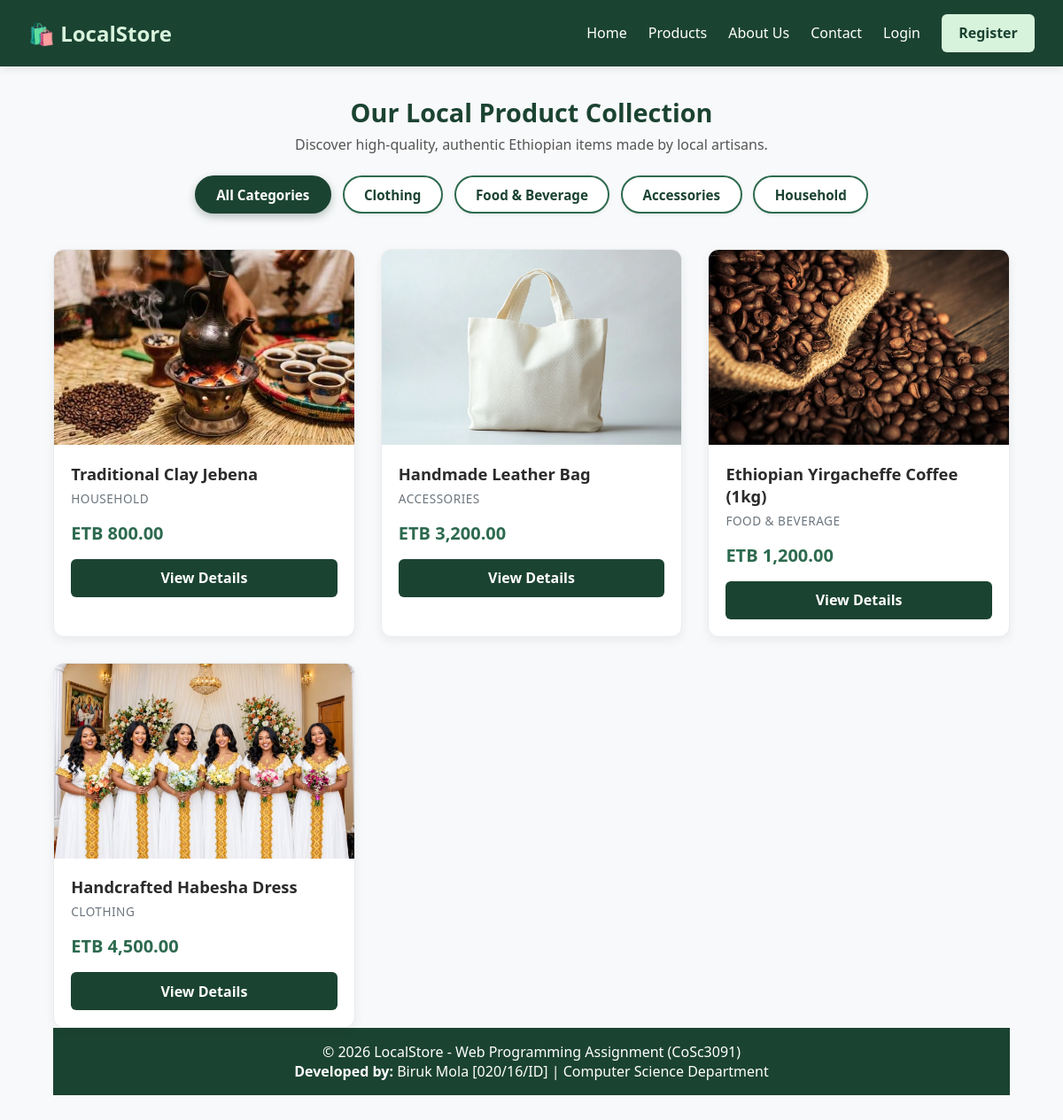
/products.php, run on the app's committed database.
### tables this page shows
CREATE TABLE `products` (
  `id` int(11) NOT NULL,
  `title` varchar(150) NOT NULL,
  `description` text NOT NULL,
  `price` decimal(10,2) NOT NULL,
  `category` varchar(50) NOT NULL,
  `image_url` varchar(255) DEFAULT 'default_product.jpg',
  `created_at` timestamp NOT NULL DEFAULT current_timestamp()
);

### products.php (the view)
<?php
require_once 'db.php';
require_once 'header.php';
$category = isset($_GET['category']) ? trim($_GET['category']) : '';
try {
    if (!empty($category)) {
        $stmt = $pdo->prepare("SELECT * FROM products WHERE category = :category ORDER BY id DESC");
        $stmt->execute(['category' => $category]);
    } else {
        $stmt = $pdo->query("SELECT * FROM products ORDER BY id DESC");
    }
    $products = $stmt->fetchAll();
    $catStmt = $pdo->query("SELECT DISTINCT category FROM products");
    $categories = $catStmt->fetchAll(PDO::FETCH_COLUMN);
} catch (PDOException $e) {
    $products = [];
    $categories = [];
}
?>
<div class="products-header">
    <h2>Our Local Product Collection</h2>
    <p>Discover high-quality, authentic Ethiopian items made by local artisans.</p>
</div>
<div class="category-filter-section">
    <div class="category-filter">
        <a href="products.php" class="filter-btn <?= empty($category) ? 'active' : '' ?>">All Categories</a>
        <?php foreach ($categories as $cat): ?>
            <a href="products.php?category=<?= urlencode($cat) ?>" class="filter-btn <?= $category === $cat ? 'active' : '' ?>">
                <?= htmlspecialchars($cat) ?>
            </a>
        <?php endforeach; ?>
    </div>
</div>
<div class="product-grid">
    <?php if (!empty($products)): ?>
        <?php foreach ($products as $product): ?>
            <div class="product-card">
                <img src="images/<?= htmlspecialchars($product['image_url']); ?>" alt="<?= htmlspecialchars($product['title']); ?>" class="product-img">
                <div class="product-info">
                    <h3><?= htmlspecialchars($product['title']); ?></h3>
                    <p class="category"><?= htmlspecialchars($product['category']); ?></p>
                    <p class="price">ETB <?= number_format($product['price'], 2); ?></p>
                    <a href="product_details.php?id=<?= $product['id']; ?>" class="btn-secondary">View Details</a>
                </div>
            </div>
        <?php endforeach; ?>
    <?php else: ?>
        <p>No products found in this category.</p>
    <?php endif; ?>
</div>
<?php require_once 'footer.php'; ?>

### header.php (shortened to what this page needs)
<!DOCTYPE html>
<html lang="en">
<head>
    <link rel="stylesheet" href="css/style.css">
</head>
<body>
    <header class="navbar">
        <div class="logo">
            <a href="index.php">🛍️ LocalStore</a>
        </div>
        <nav>
            <ul class="nav-links">
                <li><a href="index.php">Home</a></li>
                <li><a href="products.php">Products</a></li>
                <li><a href="about.php">About Us</a></li>
                <li><a href="contact.php">Contact</a></li>
                <?php if (isset($_SESSION['user_id'])): ?>
                    <li><a href="logout.php" class="btn-logout">Logout (<?= htmlspecialchars($_SESSION['username']); ?>)</a></li>
                <?php else: ?>
                    <li><a href="login.php">Login</a></li>
                    <li><a href="register.php" class="btn-register">Register</a></li>
                <?php endif; ?>
            </ul>
        </nav>
    </header>
    <main class="container">

### footer.php (shortened to what this page needs)
<footer class="footer">
    <p>&copy; 2026 LocalStore - Web Programming Assignment (CoSc3091)</p>
    <p><strong>Developed by:</strong> Biruk Mola [020/16/ID] | Computer Science Department</p>
</footer>
</body>
</html>

### css/style.css (style rules this page uses)
* { box-sizing: border-box; margin: 0; padding: 0; font-family: 'Segoe UI', Tahoma, Geneva, Verdana, sans-serif; }
body { background-color: #f8f9fa; color: #333; display: flex; flex-direction: column; min-height: 100vh; }
.navbar { background-color: #1b4332; color: white; display: flex; justify-content: space-between; align-items: center; padding: 1rem 2rem; box-shadow: 0 2px 10px rgba(0,0,0,0.1); }
.navbar .logo a { color: #d8f3dc; font-size: 1.5rem; font-weight: bold; text-decoration: none; }
.nav-links { list-style: none; display: flex; gap: 1.5rem; align-items: center; }
.nav-links a { color: white; text-decoration: none; transition: color 0.3s; }
.container { width: 90%; max-width: 1200px; margin: 2rem auto; flex: 1; }
.products-header { text-align: center; margin-bottom: 1.5rem; }
.products-header h2 { color: #1b4332; font-size: 1.8rem; margin-bottom: 0.4rem; }
.products-header p { color: #555; font-size: 1rem; }
.category-filter-section { margin: 1.5rem 0 2.5rem 0; text-align: center; }
.category-filter { display: flex; justify-content: center; align-items: center; gap: 0.8rem; flex-wrap: wrap; }
.filter-btn { display: inline-block; padding: 0.6rem 1.4rem; background-color: #ffffff; color: #1b4332; border: 2px solid #2d6a4f; border-radius: 25px; font-weight: 600; font-size: 0.95rem; text-decoration: none; transition: all 0.3s ease; box-shadow: 0 2px 5px rgba(0,0,0,0.05); }
.filter-btn.active { background-color: #1b4332; color: #ffffff; border-color: #1b4332; box-shadow: 0 4px 10px rgba(27, 67, 50, 0.3); }
.product-grid { display: grid; grid-template-columns: repeat(auto-fit, minmax(280px, 1fr)); gap: 1.8rem; margin-top: 1rem; }
.product-card { background: white; border-radius: 12px; box-shadow: 0 4px 12px rgba(0,0,0,0.06); overflow: hidden; display: flex; flex-direction: column; transition: transform 0.3s ease, box-shadow 0.3s ease; border: 1px solid #e9ecef; }
.product-img { width: 100%; height: 220px; object-fit: cover; background-color: #e9ecef; }
.product-info { padding: 1.2rem; display: flex; flex-direction: column; flex: 1; }
.product-info h3 { margin-bottom: 0.4rem; color: #2b2b2b; font-size: 1.15rem; }
.product-info .category { font-size: 0.85rem; color: #6c757d; margin-bottom: 0.5rem; text-transform: uppercase; letter-spacing: 0.5px; }
.product-info .price { font-size: 1.25rem; font-weight: bold; color: #2d6a4f; margin: 0.5rem 0 1rem 0; }
.btn-primary, .btn-secondary, .btn-register, .btn-logout { display: inline-block; padding: 0.65rem 1.2rem; border-radius: 6px; text-decoration: none; text-align: center; cursor: pointer; font-weight: 600; transition: background-color 0.2s ease; }
.btn-secondary { background-color: #1b4332; color: white; border: none; }
.btn-register { background-color: #d8f3dc; color: #1b4332 !important; font-weight: bold; }
.footer { background-color: #1b4332; color: white; text-align: center; padding: 1rem; margin-top: auto; }

### data on the page
products: image_url (picture), title "Traditional Clay Jebena", category "HOUSEHOLD", price "800.00"
products: image_url (picture), title "Handmade Leather Bag", category "ACCESSORIES", price "3,200.00"
products: image_url (picture), title "Ethiopian Yirgacheffe Coffee (1kg)", category "FOOD & BEVERAGE", price "1,200.00"
products: image_url (picture), title "Handcrafted Habesha Dress", category "CLOTHING", price "4,500.00"

### other printed values
$cat "Clothing"
$cat "Food & Beverage"
$cat "Accessories"
$cat "Household"
